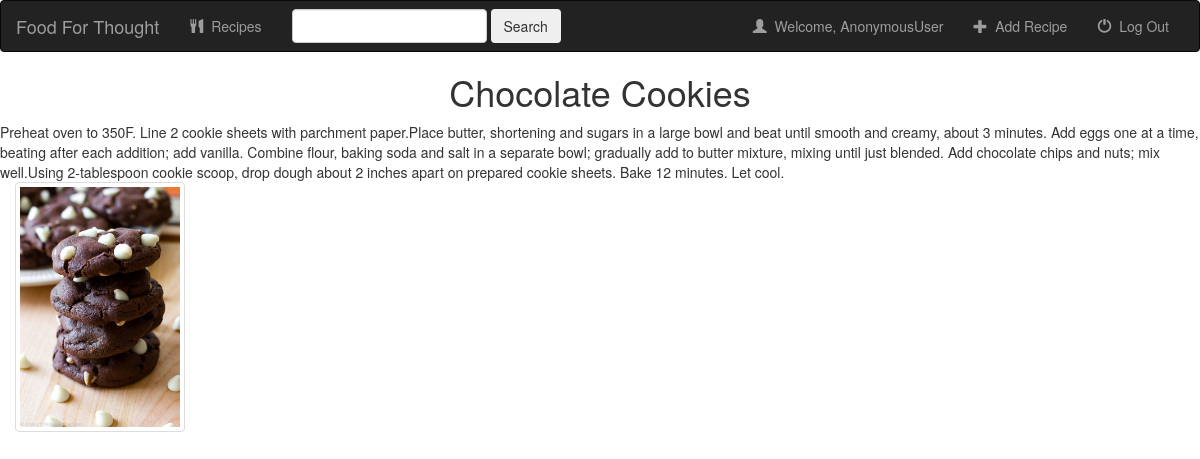
The page /recipe/16/ on the database its author committed.
### recipe/models.py (models this page shows, shortened)
class RecipeD(models.Model):
	user = models.ForeignKey(User, default=1)
	Name = models.CharField(max_length=250)
	post = models.CharField(max_length = 10000000, default="")
	Cuisine = models.CharField(max_length=250)
	created = models.DateTimeField(auto_now_add=True, blank=False, null=True)
	RecipeProcedure = models.CharField(max_length = 1000000)
	RecipePicture = models.FileField(default="")

### recipe/views.py (the view)
# urls.py: url(r'^(?P<pk>[0-9]+)/$', views.DetailView.as_view(), name='detail'),
class DetailView(generic.DetailView):
	model = RecipeD
	template_name = 'recipe/detail.html'

### recipe/templates/recipe/detail.html (shortened to what this page needs)
<head>
    <link rel="stylesheet" href="https://maxcdn.bootstrapcdn.com/bootstrap/3.3.6/css/bootstrap.min.css">
</head>
<nav class="navbar navbar-inverse">
    <div class ="container-fluid">
    <div class="navbar-header">
        <a class="navbar-brand" href="{% url 'recipe:index' %}">Food For Thought</a>
    </div>
    <div class="collapse navbar-collapse">
        <ul class="nav navbar-nav">
            <li clas="">
                <a href="">
                    <span class="glyphicon glyphicon-cutlery"></span>&nbsp;
                    Recipes
                </a>
            </li>
        </ul>
        <form class="navbar-form navbar-left" role="search" method="get" action="#">
            <div class="form-group">
                <input type="text" class="form-control" name="q" value="">
            </div>
            <button type="submit" class=btn btn-default">Search</button>
        </form>
        <ul class = "nav navbar-nav navbar-right">
            <li class="">
                <a href="{% url 'recipe:index' %}">
                    <span class="glyphicon glyphicon-user"></span>&nbsp;
                    Welcome, {{user}}
                </a>
            </li>
            <li class="">
                <a href="{% url 'recipe:recipe-add'%}">
                    <span class="glyphicon glyphicon-plus"></span>&nbsp;
                    Add Recipe
                </a>
            </li>
            <li class="">
                <a href="{% url 'recipe:logout_user' %}">
                    <span class="glyphicon glyphicon-off"></span>&nbsp;
                    Log Out
                </a>
            </li>
        </ul>
    </div>
    </div>
</nav>
<body style='background-color: white;'>
<h1><center>{{reciped.Name}}</center></h1>
<p1>{{reciped.RecipeProcedure}}</p1>
<br>
<div class = "col-sm-4 col-lg-2">
<div class = "thumbnail">
<img src = {{reciped.RecipePicture.url}}/>
</div>
</div>
</body>

### rows shown on the page
RecipeD: Name "Chocolate Cookies", RecipeProcedure "Preheat oven to 350F. Line 2 cookie sheets with parchment paper.Place butter, shortening and sugars in a large bowl and beat until smooth and creamy, about 3 minutes. Add eggs one at a time, beating after each addition; add vanilla. Combine flour, baking soda and salt in a separate bowl; gradually add to butter mixture, mixing until just blended. Add chocolate chips and nuts; mix well.Using 2-tablespoon cookie scoop, drop dough about 2 inches apart on prepared cookie sheets. Bake 12 minutes. Let cool.", RecipePicture (picture)

### other values the page prints
{{ user }} "AnonymousUser"
